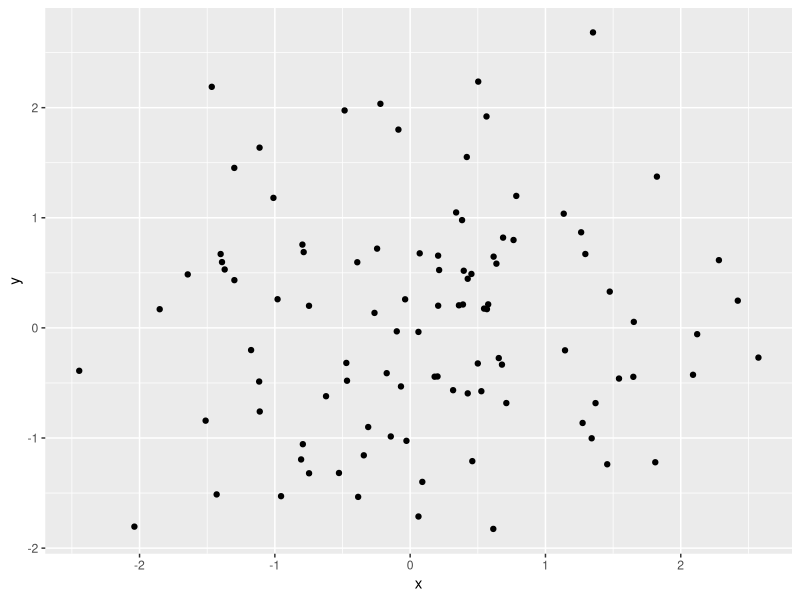
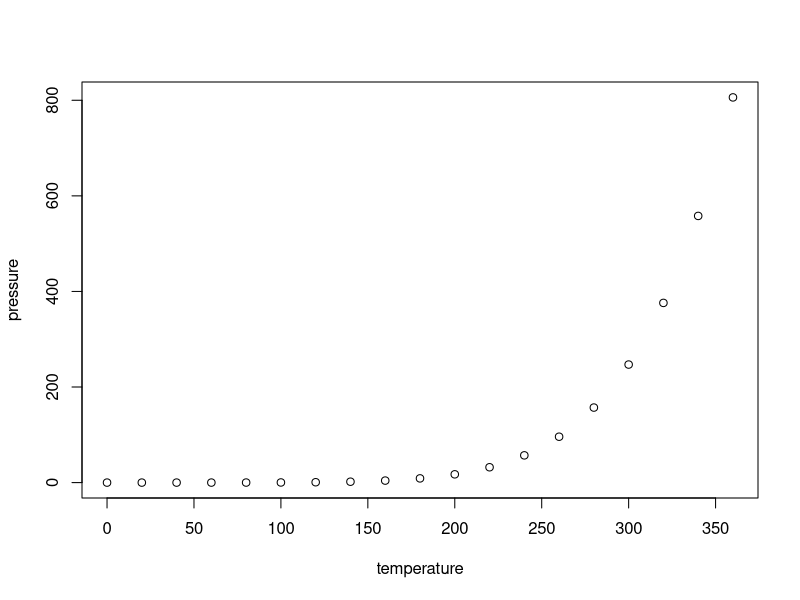

These figures' R source, in order:
## ---- chunk 1
knitr::opts_chunk$set(echo = TRUE)
## ---- chunk 2
library(ggplot2)
## ---- chunk 3
data <- data.frame(x = rnorm(100), y = rnorm(100))
## ---- chunk 4
ggplot(data, aes(x = x, y = y)) +
  geom_point()
## ---- chunk 5
summary(cars)
## ---- chunk 6
plot(pressure)
